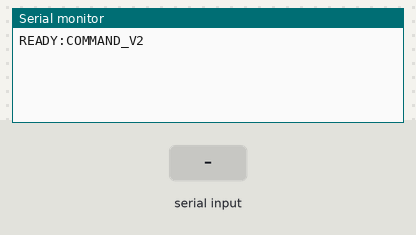
Bench run of a sketch on a simulated Arduino Uno, built with avr-gcc and run on an emulated ATmega328P. Parts: the last lines printed to the serial monitor. The test bench sets the inputs (shaded band).

Above: at 2.2 s.
2.3 s: "PING\n" received over Serial
At 3.0 s:
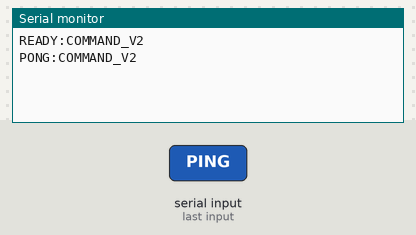
3.8 s: "ENROLL:\n" received over Serial
At 4.2 s:
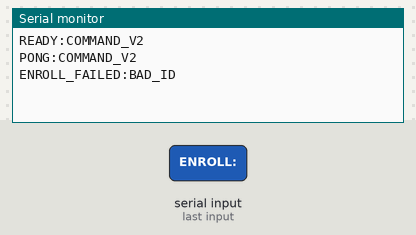
5.3 s: "90,45\n" received over Serial
At 6.5 s:
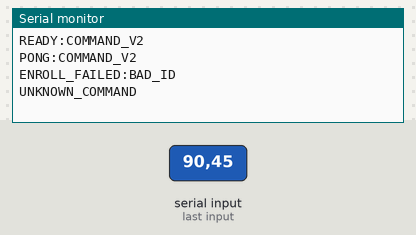
6.8 s: "ENROLL:90\n" received over Serial
At 7.8 s:
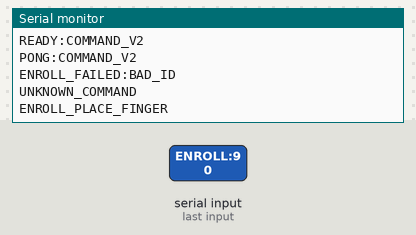

The sketch:

fingerprint_matcher.ino
```cpp
#include <Adafruit_Fingerprint.h>
#include <SoftwareSerial.h>

// Fingerprint sensor wiring:
// Sensor TX -> Arduino pin 2
// Sensor RX -> Arduino pin 3
SoftwareSerial fingerSerial(2, 3);
Adafruit_Fingerprint finger = Adafruit_Fingerprint(&fingerSerial);

const int MIN_CONFIDENCE = 100;
const unsigned long FINGER_TIMEOUT_MS = 15000;
const char PROTOCOL_ID[] = "COMMAND_V2";

void setup() {
  Serial.begin(9600);
  Serial.setTimeout(200);

  finger.begin(57600);

  if (finger.verifyPassword()) {
    Serial.print("READY:");
    Serial.println(PROTOCOL_ID);
  } else {
    Serial.println("SENSOR_ERROR");
  }
}

void loop() {
  if (!Serial.available()) {
    return;
  }

  String command = Serial.readStringUntil('\n');
  command.trim();
  command.toUpperCase();

  if (command == "SCAN") {
    scanFingerprint();
    return;
  }

  if (command == "PING") {
    Serial.print("PONG:");
    Serial.println(PROTOCOL_ID);
    return;
  }

  if (command.startsWith("ENROLL:")) {
    int id = command.substring(7).toInt();
    enrollFingerprint(id);
    return;
  }

  if (command.length() > 0) {
    Serial.println("UNKNOWN_COMMAND");
  }
}

bool waitForFingerImage(unsigned long timeoutMs) {
  unsigned long startTime = millis();

  while (millis() - startTime < timeoutMs) {
    uint8_t result = finger.getImage();

    if (result == FINGERPRINT_OK) {
      return true;
    }

    if (result != FINGERPRINT_NOFINGER) {
      Serial.println("SCAN_ERROR");
      return false;
    }

    delay(100);
  }

  return false;
}

void waitForFingerRelease() {
  while (finger.getImage() != FINGERPRINT_NOFINGER) {
    delay(100);
  }
}

void scanFingerprint() {
  if (!waitForFingerImage(FINGER_TIMEOUT_MS)) {
    Serial.println("NO_MATCH");
    return;
  }

  uint8_t result = finger.image2Tz();
  if (result != FINGERPRINT_OK) {
    Serial.println("NO_MATCH");
    waitForFingerRelease();
    return;
  }

  result = finger.fingerFastSearch();

  if (result != FINGERPRINT_OK) {
    Serial.println("NO_MATCH");
    waitForFingerRelease();
    return;
  }

  if (finger.confidence < MIN_CONFIDENCE) {
    Serial.print("LOW_CONFIDENCE:");
    Serial.print(finger.fingerID);
    Serial.print(":");
    Serial.println(finger.confidence);
    waitForFingerRelease();
    return;
  }

  Serial.print("MATCH:");
  Serial.print(finger.fingerID);
  Serial.print(":");
  Serial.println(finger.confidence);

  waitForFingerRelease();
}

void enrollFingerprint(int id) {
  if (id < 1 || id > 200) {
    Serial.println("ENROLL_FAILED:BAD_ID");
    return;
  }

  Serial.println("ENROLL_PLACE_FINGER");

  if (!waitForFingerImage(FINGER_TIMEOUT_MS)) {
    Serial.println("ENROLL_FAILED:TIMEOUT_1");
    return;
  }

  uint8_t result = finger.image2Tz(1);
  if (result != FINGERPRINT_OK) {
    Serial.println("ENROLL_FAILED:IMAGE_1");
    waitForFingerRelease();
    return;
  }

  Serial.println("ENROLL_REMOVE_FINGER");
  waitForFingerRelease();
  delay(1000);

  Serial.println("ENROLL_PLACE_SAME_FINGER");

  if (!waitForFingerImage(FINGER_TIMEOUT_MS)) {
    Serial.println("ENROLL_FAILED:TIMEOUT_2");
    return;
  }

  result = finger.image2Tz(2);
  if (result != FINGERPRINT_OK) {
    Serial.println("ENROLL_FAILED:IMAGE_2");
    waitForFingerRelease();
    return;
  }

  result = finger.createModel();
  if (result != FINGERPRINT_OK) {
    Serial.println("ENROLL_FAILED:MISMATCH");
    waitForFingerRelease();
    return;
  }

  result = finger.storeModel(id);
  if (result != FINGERPRINT_OK) {
    Serial.println("ENROLL_FAILED:STORE");
    waitForFingerRelease();
    return;
  }

  Serial.print("ENROLLED:");
  Serial.println(id);

  waitForFingerRelease();
}
```

Measured:
- after the input at 2.3 s, the serial monitor: prints a new line at once (image 1)
- after the input at 3.8 s, the serial monitor: prints a new line at once (image 2)
- after the input at 5.3 s, the serial monitor: prints a new line at once (image 3)
- after the input at 6.8 s, the serial monitor: prints a new line at once (image 4)
